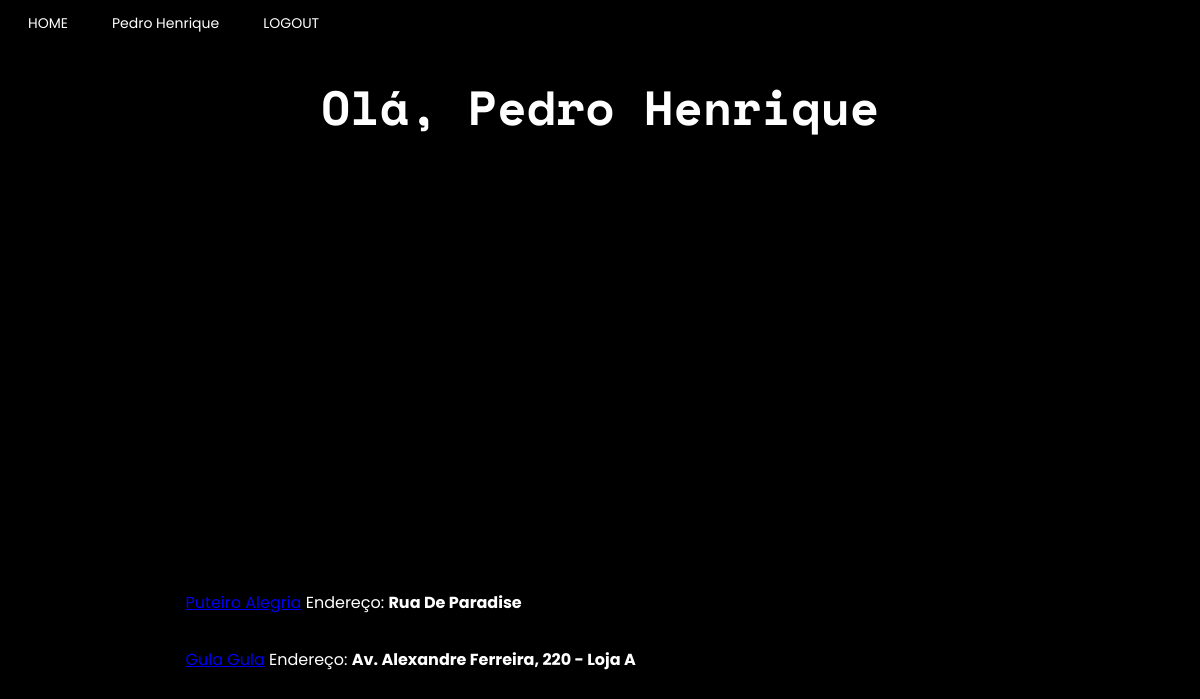
The page /user_page (signed in) on the database its author committed.
### app/model.py (models this page shows, shortened)
class usuario(UserMixin, db.Model):
    __tablename__ = "usuario"
    id = db.Column(db.Integer, primary_key=True)
    username = db.Column(db.String(64), index=True, unique=True)
    email = db.Column(db.String(120), index=True, unique=True)
    password_hash = db.Column(db.String(120))
    city = db.Column(db.String(120))
    district = db.Column(db.String(50))
    age = db.Column(db.Integer)

class empresa(UserMixin, db.Model):
    __tablename__ = "empresa"
    id = db.Column(db.Integer,primary_key=True)
    enterprise_name = db.Column(db.String(64), index=True, unique=True)
    email = db.Column(db.String(120), index=True, unique=True)
    password_hash = db.Column(db.String(120))
    city = db.Column(db.String(120))
    latitude = db.Column(db.Float)
    longitude = db.Column(db.Float)
    district = db.Column(db.String(50))
    street = db.Column(db.String(120))
    posts = db.relationship("Post", backref="enterprise")

### app/routes.py (the view)
@app.route("/user_page", methods=["POST", "GET"])
@login_required
def user_page():                              # PAGINA DE USUARIO
    return render_template('user_page.html', title="Usuario", empresa = empresa ,css_file="user_page.css", user=current_user)

### app/model.py (called while the page is built)
@login.user_loader
def load_user(id):
    if usuario.query.get(int(id)):
        load = usuario.query.get(int(id))
    else:
        load = empresa.query.get(int(id))
    return load

### app/templates/user_page.html (shortened to what this page needs)
{% extends "base.html" %}
{% block content %}
<h1>Olá, {{user.username}}</h1>
<div id="map"></div>
{% for enterprise in empresa.query.limit(20).all()%}
<div class="enterprises"><p><a href="{{url_for('enterprise_page_specific',name=enterprise.enterprise_name)}}">{{ enterprise.enterprise_name }}</a> Endereço: <b>{{ enterprise.street }}</b></p></div>
{% endfor %}
{% endblock %}

### app/templates/base.html (shortened to what this page needs)
<!DOCTYPE html>
<html>
    <head>
        {% if css_file%}
            <link rel="stylesheet" type="text/css" href="{{ url_for('static', filename=css_file) }}">
        {% else %}
            <link rel="stylesheet" type="text/css" href="{{ url_for('static', filename='user_page.css') }}">
        {% endif %}
    </head>
    <body>
        <header class="menu">
            <a href="{{ url_for('main_page') }}" class="button">HOME</a>
            {% if user.is_authenticated %}
            {% if user.username %}
            <a href="{{ url_for('user_page')}}"class="button">{{user.username}}</a>
            {% else %}
            <a href="{{ url_for('enterprise_page_specific', name=user.enterprise_name)}}"class="button">{{user.enterprise_name}}</a>
            {% endif%}
            <a href="{{ url_for('logout') }}" class="button">LOGOUT</a>
            {% else %}
            <a href="{{ url_for('enterprise_register_page') }}" class="button">SEJA UM ANUNCIANTE</a>
            <a href="{{ url_for('user_register_page') }}" class="button">REGISTRO</a>
            <a href="{{ url_for('login_page') }}" class="button">LOGIN</a>
            {% endif %}
        </header>
        {% block content %}{% endblock %}
    </body>
</html>

### app/static/user_page.css (style rules this page uses)
h1 { color: rgb(255, 255, 255); text-align: center; font-family: 'Space Mono'; font-size: 300%; }
body { background: black; background-image: url("https://www.pixel4k.com/wp-content/uploads/2021/05/abstract-waving-4k_1620165379-1536x960.jpg"); background-repeat: no-repeat; background-size: 100%; }
#map { height: 400px; width: 70%; border-radius: 8px; margin: auto; }
.enterprises { color:white; display: grid; align-items: center; font-family:'Poppins'; margin-left:15%; }

### app/static/base.css (style rules this page uses)
header.menu { align-items: left; justify-content: start; }
a.button { border: none; color: white; padding: 5px 20px; text-align: right; text-decoration: none; display: inline-block; font-size: 14px; z-index: 99; right: 30px; font-family:'Poppins'; }

### rows shown on the page
usuario: username "Pedro Henrique"
empresa: enterprise_name "Puteiro Alegria", street "Rua De Paradise"
empresa: enterprise_name "Gula Gula", street "Av. Alexandre Ferreira, 220 - Loja A"
